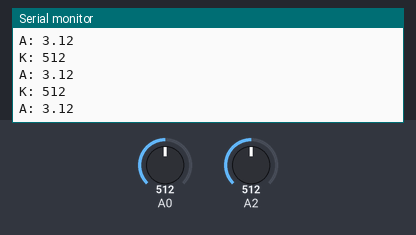
This sketch was run on a simulated Arduino Uno, built with avr-gcc and run on an emulated ATmega328P. On the bench: the last lines printed to the serial monitor. Inputs (shaded band) come from the test bench; at power-on: A0 = 512, A2 = 512.

Above: at 1.2 s.
1.3 s: A0 set to 989
At 2.4 s:
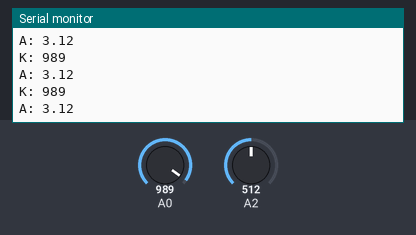
2.8 s: A0 set to 1013
At 3.4 s:
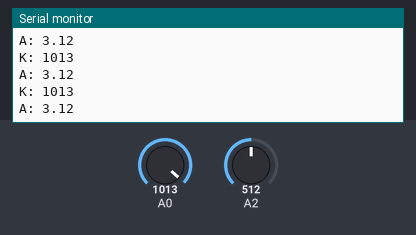
7.3 s: A0 set to 11
At 8.0 s:
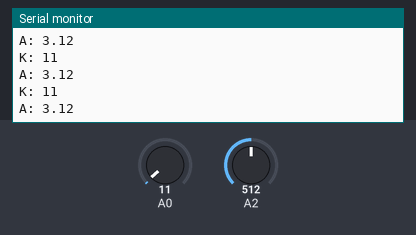
8.8 s: A0 set to 8
At 9.6 s:
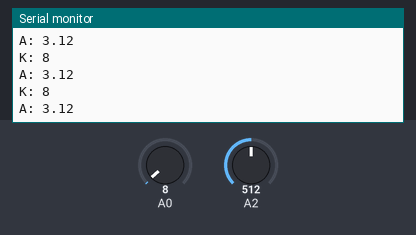
Timing chart, 0 to 11.3 s (numbered marks = the images above; inputs shaded):
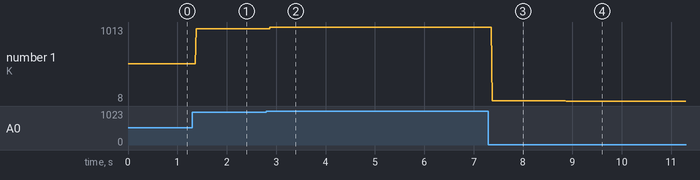

The sketch:

CubeController.ino
```cpp
// C++ code
//

#define PI 3.14159f
int keyVal;
int potVal;
float angle;


void setup()
{
  Serial.begin(9600);
  //pinMode(LED_BUILTIN, OUTPUT);
}

void loop()
{
  keyVal = analogRead(A0);
  Serial.print("K: ");
  Serial.println(keyVal);
  potVal = analogRead(A2);
  angle = (float) map(potVal, 0, 1023, 0, 359) * (PI / 180.f);
  Serial.print("A: ");
  Serial.println(angle);
}
```

Measured:
- after the input at 1.3 s, the serial monitor: prints a new line after 0.08 s (image 1)
- after the input at 2.8 s, the serial monitor: prints a new line after 0.08 s (image 2)
- after the input at 7.3 s, the serial monitor: prints a new line after 0.08 s (image 3)
- after the input at 8.8 s, the serial monitor: prints a new line after 0.07 s (image 4)
- plotted number 1: 512 → 989 after the input at 1.3 s, 989 → 1013 after the input at 2.8 s, 1013 → 11 after the input at 7.3 s, 11 → 8 after the input at 8.8 s
